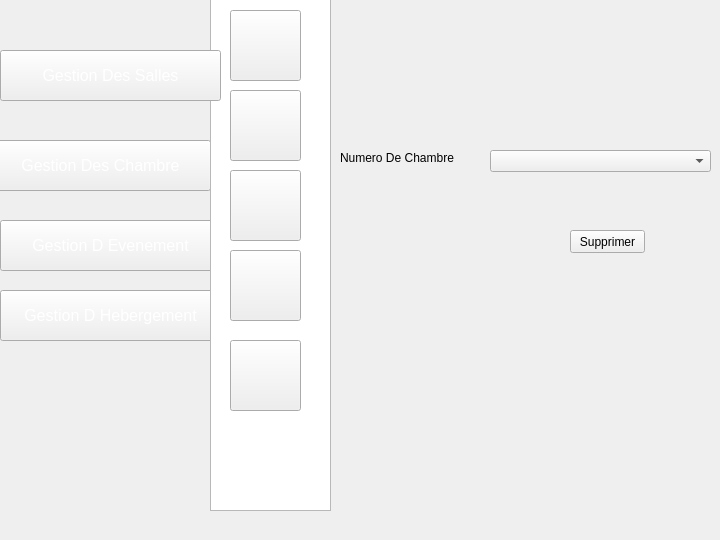
    <widget class="QWidget" name="page_5">
     <widget class="QPushButton" name="pushButton_62">
      <property name="geometry">
       <rect>
        <x>-10</x>
        <y>140</y>
        <width>221</width>
        <height>51</height>
       </rect>
      </property>
      <property name="font">
       <font>
        <pointsize>12</pointsize>
       </font>
      </property>
      <property name="styleSheet">
       <string notr="true">color: rgb(255, 255, 255);
background-image: url(:/img/selected2.png);</string>
      </property>
      <property name="text">
       <string>Gestion Des Chambre</string>
      </property>
     </widget>
     <widget class="QPushButton" name="pushButton_63">
      <property name="geometry">
       <rect>
        <x>0</x>
        <y>220</y>
        <width>221</width>
        <height>51</height>
       </rect>
      </property>
      <property name="font">
       <font>
        <pointsize>12</pointsize>
       </font>
      </property>
      <property name="styleSheet">
       <string notr="true">color: rgb(255, 255, 255);</string>
      </property>
      <property name="text">
       <string>Gestion D Evenement</string>
      </property>
     </widget>
     <widget class="QPushButton" name="pushButton_69">
      <property name="geometry">
       <rect>
        <x>0</x>
        <y>290</y>
        <width>221</width>
        <height>51</height>
       </rect>
      </property>
      <property name="font">
       <font>
        <pointsize>12</pointsize>
       </font>
      </property>
      <property name="styleSheet">
       <string notr="true">color: rgb(255, 255, 255);</string>
      </property>
      <property name="text">
       <string>Gestion D Hebergement</string>
      </property>
     </widget>
     <widget class="QListView" name="listView_6">
      <property name="geometry">
       <rect>
        <x>210</x>
        <y>-20</y>
        <width>121</width>
        <height>531</height>
       </rect>
      </property>
      <property name="styleSheet">
       <string notr="true">

background-image: url(:/img/selected.png);</string>
      </property>
     </widget>
     <widget class="QPushButton" name="pushButton_66">
      <property name="geometry">
       <rect>
        <x>230</x>
        <y>340</y>
        <width>71</width>
        <height>71</height>
       </rect>
      </property>
      <property name="styleSheet">
       <string notr="true">image: url(:/img/8774.png);</string>
      </property>
      <property name="text">
       <string/>
      </property>
     </widget>
     <widget class="QPushButton" name="pushButton_67">
      <property name="geometry">
       <rect>
        <x>230</x>
        <y>10</y>
        <width>71</width>
        <height>71</height>
       </rect>
      </property>
      <property name="styleSheet">
       <string notr="true">

image: url(:/img/icon-ajout2.png);</string>
      </property>
      <property name="text">
       <string/>
      </property>
     </widget>
     <widget class="QPushButton" name="pushButton_64">
      <property name="geometry">
       <rect>
        <x>230</x>
        <y>250</y>
        <width>71</width>
        <height>71</height>
       </rect>
      </property>
      <property name="styleSheet">
       <string notr="true">image: url(:/img/icon-afficher2.png);</string>
      </property>
      <property name="text">
       <string/>
      </property>
     </widget>
     <widget class="QPushButton" name="pushButton_68">
      <property name="geometry">
       <rect>
        <x>230</x>
        <y>90</y>
        <width>71</width>
        <height>71</height>
       </rect>
      </property>
      <property name="styleSheet">
       <string notr="true">image: url(:/img/icon-modif2 (1).png);</string>
      </property>
      <property name="text">
       <string/>
      </property>
     </widget>
     <widget class="QPushButton" name="pushButton_65">
      <property name="geometry">
       <rect>
        <x>230</x>
        <y>170</y>
        <width>71</width>
        <height>71</height>
       </rect>
      </property>
      <property name="styleSheet">
       <string notr="true">image: url(:/img/icon-supp2 (1).png);</string>
      </property>
      <property name="text">
       <string/>
      </property>
     </widget>
     <widget class="QPushButton" name="supprimer">
      <property name="geometry">
       <rect>
        <x>570</x>
        <y>230</y>
        <width>75</width>
        <height>23</height>
       </rect>
      </property>
      <property name="styleSheet">
       <string notr="true">background-image: url(:/img/back.png);
</string>
      </property>
      <property name="text">
       <string>Supprimer</string>
      </property>
     </widget>
     <widget class="QLabel" name="label_25">
      <property name="geometry">
       <rect>
        <x>340</x>
        <y>150</y>
        <width>121</width>
        <height>16</height>
       </rect>
      </property>
      <property name="styleSheet">
       <string notr="true">background-image: url(:/img/backback.png);</string>
      </property>
      <property name="text">
       <string>Numero De Chambre</string>
      </property>
     </widget>
     <widget class="QComboBox" name="comboBox_5">
      <property name="geometry">
       <rect>
        <x>490</x>
        <y>150</y>
        <width>221</width>
        <height>22</height>
       </rect>
      </property>
     </widget>
     <widget class="QPushButton" name="pushButton_444">
      <property name="geometry">
       <rect>
        <x>0</x>
        <y>50</y>
        <width>221</width>
        <height>51</height>
       </rect>
      </property>
      <property name="font">
       <font>
        <pointsize>12</pointsize>
       </font>
      </property>
      <property name="styleSheet">
       <string notr="true">color: rgb(255, 255, 255);
</string>
      </property>
      <property name="text">
       <string>Gestion Des Salles</string>
      </property>
     </widget>
    </widget>
